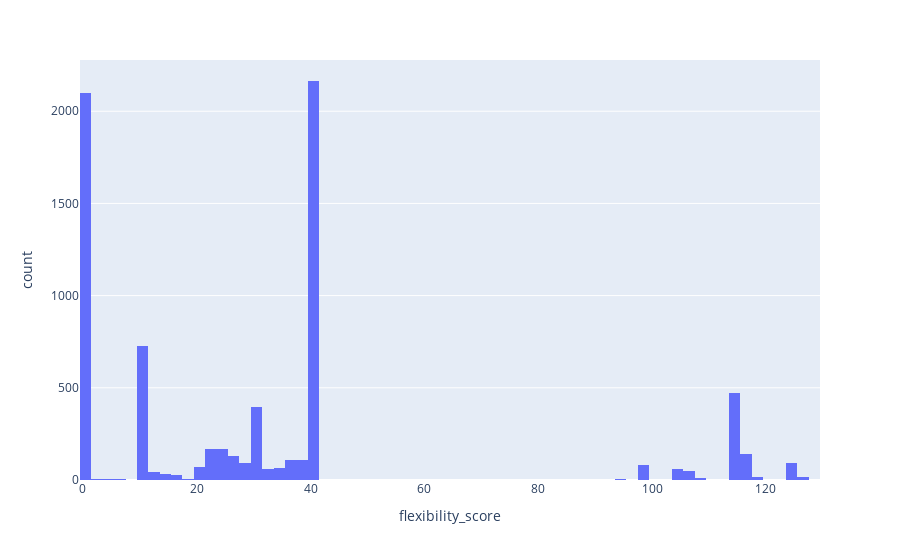

The code cell stored with this chart in its notebook:
### Markdown cell above
#### Flexibility_score

### Code cell
import plotly.express as px
df = px.data.tips()
fig = px.histogram(data, x="flexibility_score")
fig.show()

### Figure 1 — Plotly figure (JSON) as saved in the notebook; plotly's stock layout.template omitted (floating-point values rounded to 4 significant figures; data arrays with more than 128 entries replaced by an {"elided": "..."} marker saying what was removed)
{"data": [{"alignmentgroup": "True", "bingroup": "x", "hovertemplate": "flexibility_score=%{x}<br>count=%{y}<extra></extra>", "legendgroup": "", "marker": {"color": "#636efa"}, "name": "", "offsetgroup": "", "orientation": "v", "showlegend": false, "type": "histogram", "x": {"elided": "7436 int values"}, "xaxis": "x", "yaxis": "y"}], "layout": {"barmode": "relative", "legend": {"tracegroupgap": 0}, "margin": {"t": 60}, "xaxis": {"anchor": "y", "domain": [0, 1], "title": {"text": "flexibility_score"}}, "yaxis": {"anchor": "x", "domain": [0, 1], "title": {"text": "count"}}}}
